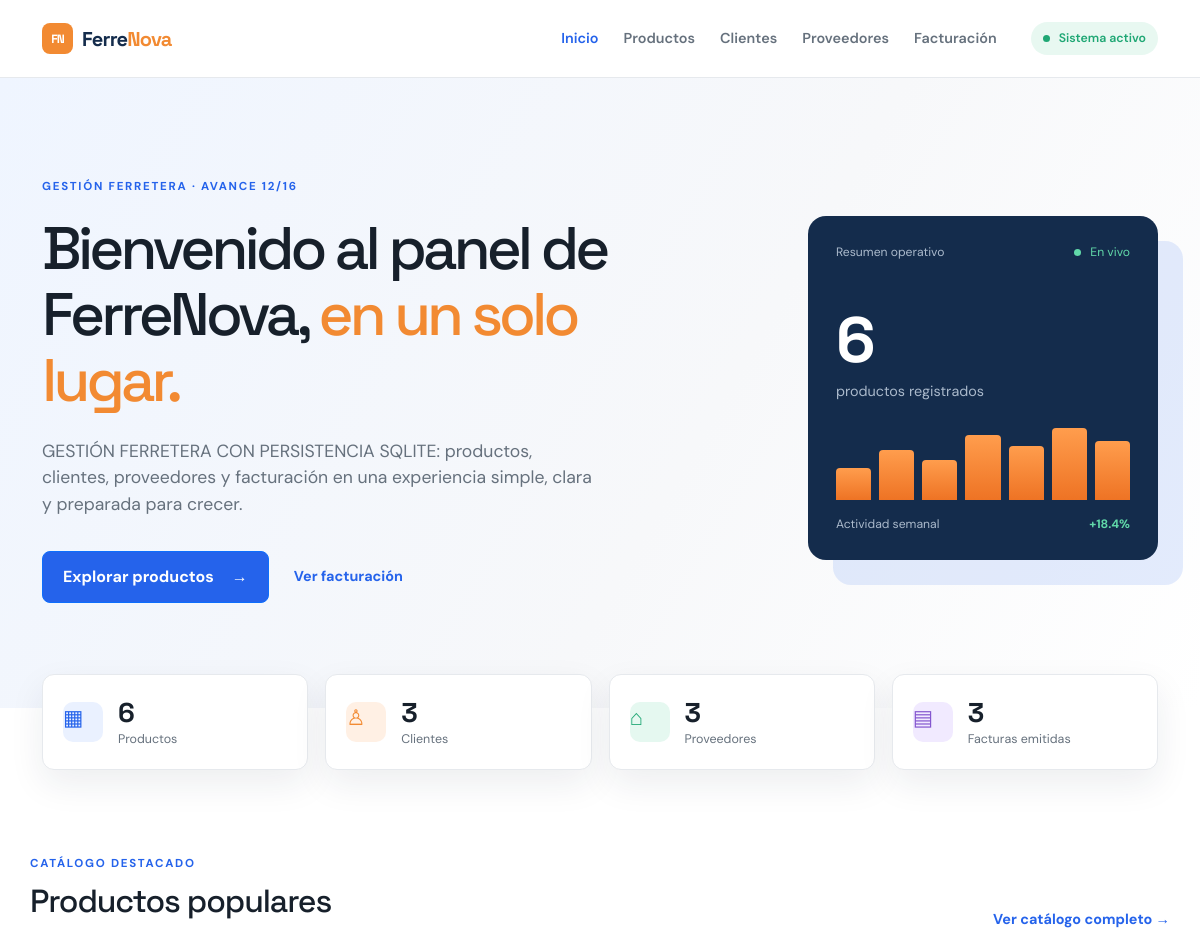
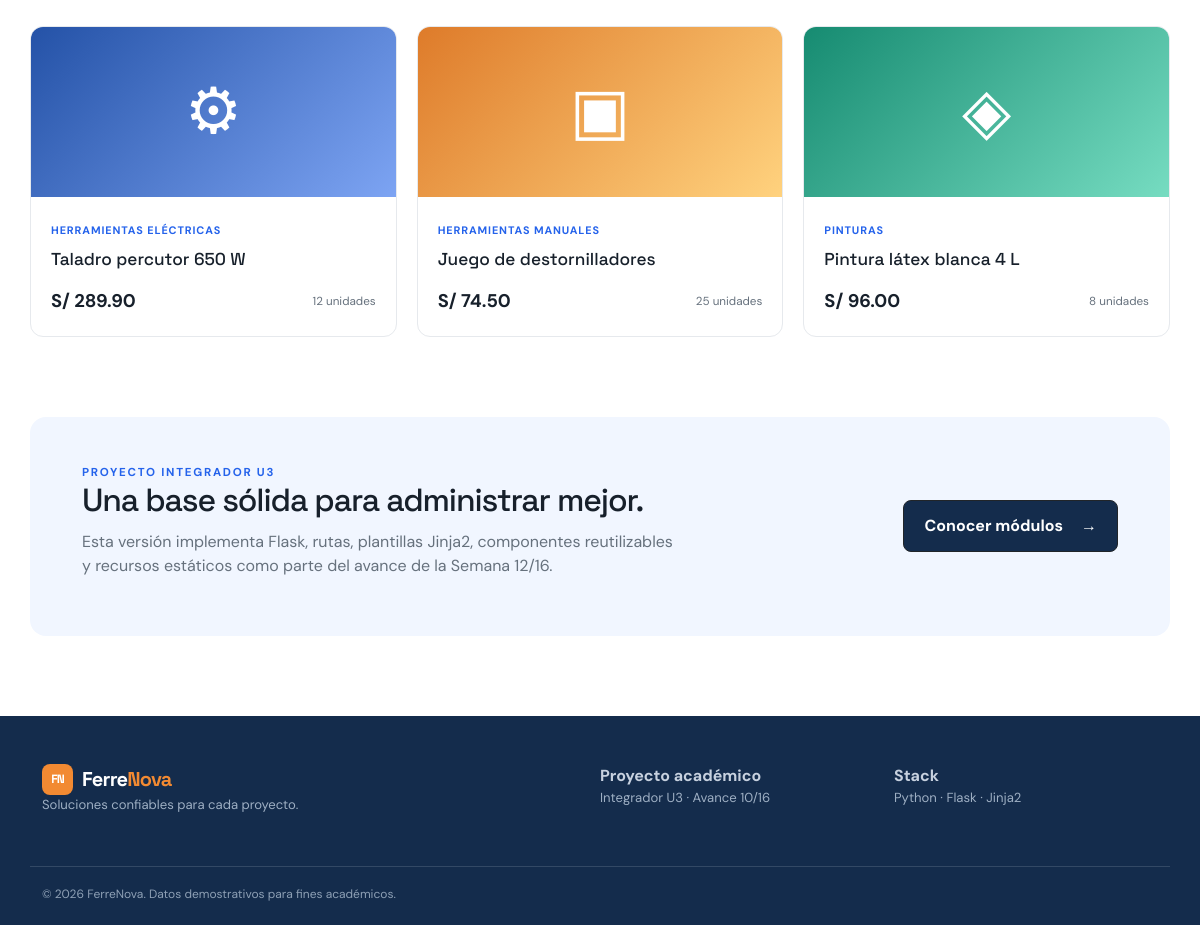
The page / on the database its author committed (2 pictures, top to bottom).
### tables this page shows
CREATE TABLE productos (
            id INTEGER PRIMARY KEY AUTOINCREMENT,
            codigo TEXT NOT NULL,
            nombre TEXT NOT NULL,
            categoria TEXT NOT NULL,
            precio REAL NOT NULL,
            stock INTEGER NOT NULL,
            estado TEXT NOT NULL
        );

### app.py (the view)
@app.route("/")
def inicio():
    conn = get_db_connection()
    total_productos = conn.execute('SELECT COUNT(*) FROM productos').fetchone()[0]
    productos_recientes = conn.execute('SELECT * FROM productos LIMIT 3').fetchall()
    conn.close()
    resumen = {
        "productos": total_productos,
        "clientes": len(CLIENTES),
        "proveedores": len(PROVEEDORES),
        "facturas": len(FACTURAS)
    }
    mensaje = "Bienvenido al panel de FerreNova"
    return render_template(
        "index.html",
        resumen=resumen,
        productos=productos_recientes,
        mensaje=mensaje,
        sistema=SISTEMA,
    )

### app.py (called while the page is built)
def get_db_connection():
    conn = sqlite3.connect(DATABASE)
    conn.row_factory = sqlite3.Row  # Permite acceder a las columnas por nombre
    return conn

@app.context_processor
def inject_globals():
    return {"empresa": "FerreNova", "anio": 2026}

### templates/index.html (shortened to what this page needs)
{% extends 'base.html' %}
{% block content %}
<section class="hero"><div class="container hero-grid"><div><span class="eyebrow">GESTIÓN FERRETERA · AVANCE {{ sistema.avance }}</span><h1>{{ mensaje }}, <em>en un solo lugar.</em></h1><p class="hero-copy">{{ sistema.descripcion|upper }}: productos, clientes, proveedores y facturación en una experiencia simple, clara y preparada para crecer.</p><div class="hero-actions"><a class="btn btn-primary" href="{{ url_for('productos') }}">Explorar productos <span>→</span></a><a class="text-link" href="{{ url_for('facturacion') }}">Ver facturación</a></div></div><div class="hero-card"><div class="hero-card-top"><span>Resumen operativo</span><span class="live-label"><span class="status-dot"></span> En vivo</span></div><div class="hero-card-number">{{ resumen.productos }}</div><div class="hero-card-label">productos registrados</div><div class="mini-bars"><i style="height:45%"></i><i style="height:70%"></i><i style="height:55%"></i><i style="height:90%"></i><i style="height:75%"></i><i style="height:100%"></i><i style="height:82%"></i></div><div class="hero-card-foot"><span>Actividad semanal</span><strong>+18.4%</strong></div></div></div></section>
<section class="container stats-grid"><div class="stat-card"><span class="stat-icon blue">▦</span><div><strong>{{ resumen.productos }}</strong><span>Productos</span></div></div><div class="stat-card"><span class="stat-icon orange">♙</span><div><strong>{{ resumen.clientes }}</strong><span>Clientes</span></div></div><div class="stat-card"><span class="stat-icon green">⌂</span><div><strong>{{ resumen.proveedores }}</strong><span>Proveedores</span></div></div><div class="stat-card"><span class="stat-icon purple">▤</span><div><strong>{{ resumen.facturas }}</strong><span>Facturas emitidas</span></div></div></section>
<section class="container section"><div class="section-heading"><div><span class="eyebrow">CATÁLOGO DESTACADO</span><h2>Productos populares</h2></div><a class="text-link" href="{{ url_for('productos') }}">Ver catálogo completo →</a></div><div class="product-grid">{% for producto in productos %}<article class="product-card"><div class="product-art art-{{ loop.index }}"><span>{{ ['⚙','▣','◈'][loop.index0] }}</span></div><div class="product-info"><span class="tag">{{ producto.categoria }}</span><h3>{{ producto.nombre }}</h3><div class="product-bottom"><strong>S/ {{ '%.2f'|format(producto.precio) }}</strong><span class="stock">{{ producto.stock }} unidades</span></div></div></article>{% endfor %}</div></section>
<section class="container callout"><div><span class="eyebrow">PROYECTO INTEGRADOR U3</span><h2>Una base sólida para administrar mejor.</h2><p>Esta versión implementa Flask, rutas, plantillas Jinja2, componentes reutilizables y recursos estáticos como parte del avance de la Semana {{ sistema.avance|lower }}.</p></div><a class="btn btn-dark" href="{{ url_for('clientes') }}">Conocer módulos <span>→</span></a></section>
{% endblock %}

### static/css/style.css (style rules this page uses)
:root { --ink:#17202b;--muted:#66717d;--line:#e6e9ed;--paper:#f7f8fa;--blue:#2563eb;--navy:#142c4c;--orange:#f28a32;--green:#1fa774;--shadow:0 14px 35px rgba(21,38,58,.08) }
* { box-sizing:border-box }
body { margin:0;color:var(--ink);background:#fff;font-family:'DM Sans',sans-serif;line-height:1.5 }
h1,h2,h3 { font-family:'Space Grotesk',sans-serif;margin:0 0 12px;line-height:1.1 }
h1 { font-size:clamp(2.7rem,5vw,4.7rem);letter-spacing:-.065em }
h2 { font-size:2rem;letter-spacing:-.035em }
h3 { font-size:1.08rem }
.container { width:min(1160px,calc(100% - 44px));margin-inline:auto }
.status-dot { display:inline-block;width:7px;height:7px;border-radius:50%;background:currentColor;margin-right:6px }
.hero { background:linear-gradient(120deg,#eff5ff 0%,#f7f8fa 58%,#fff 100%);padding:95px 0 105px;overflow:hidden }
.hero-grid { display:grid;grid-template-columns:1.1fr .8fr;align-items:center;gap:80px }
.eyebrow { color:var(--blue);font-size:.72rem;letter-spacing:.15em;font-weight:700 }
.hero h1 { max-width:720px;margin:19px 0 24px }
.hero h1 em { color:var(--orange);font-style:normal }
.hero-copy { color:var(--muted);font-size:1.1rem;max-width:550px }
.hero-actions { display:flex;align-items:center;gap:25px;margin-top:34px }
.btn { display:inline-flex;gap:18px;align-items:center;padding:13px 20px;border-radius:8px;text-decoration:none;font-weight:700;transition:transform .2s,box-shadow .2s }
.btn-primary { background:var(--blue);color:#fff }
.btn-dark { background:var(--navy);color:#fff }
.text-link { font-weight:700;color:var(--blue);text-decoration:none;font-size:.9rem }
.hero-card { background:var(--navy);color:#fff;border-radius:18px;padding:27px 28px;box-shadow:25px 25px 0 rgba(37,99,235,.12);max-width:350px;justify-self:end;width:100% }
.hero-card-top,.hero-card-foot { display:flex;justify-content:space-between;align-items:center;color:#aab9cb;font-size:.76rem }
.live-label { color:#61d9a9 }
.hero-card-number { font:700 4rem 'Space Grotesk';margin-top:38px;letter-spacing:-.08em }
.hero-card-label { color:#aab9cb;font-size:.9rem }
.mini-bars { height:72px;display:flex;align-items:end;gap:8px;margin:25px 0 15px }
.mini-bars i { display:block;flex:1;background:linear-gradient(180deg,#ff9d4d,#ee7324);border-radius:4px 4px 0 0 }
.hero-card-foot strong { color:#61d9a9 }
.stats-grid { display:grid;grid-template-columns:repeat(4,1fr);gap:17px;margin-top:-34px;position:relative }
.stat-card { background:#fff;border:1px solid var(--line);border-radius:12px;padding:20px;display:flex;align-items:center;gap:15px;box-shadow:var(--shadow) }
.stat-card strong,.stat-card span { display:block }
.stat-card strong { font:700 1.7rem 'Space Grotesk' }
.stat-card div span { color:var(--muted);font-size:.78rem }
.stat-icon { width:40px;height:40px;display:grid;place-items:center;border-radius:10px;font-size:1.35rem }
.blue { background:#eaf1ff;color:var(--blue) }
.orange { background:#fff0e4;color:var(--orange) }
.green { background:#e5f8f0;color:var(--green) }
.purple { background:#f1eaff;color:#8456cf }
.section { padding:80px 0 }
.section-heading,.toolbar { display:flex;align-items:end;justify-content:space-between;gap:20px;margin-bottom:28px }
.section-heading h2 { margin-top:10px }
.product-grid { display:grid;grid-template-columns:repeat(3,1fr);gap:20px }
.product-card { border:1px solid var(--line);border-radius:13px;overflow:hidden;transition:.25s }
.product-art { height:170px;display:grid;place-items:center;font-size:4rem;color:#fff }
.art-1 { background:linear-gradient(135deg,#2452a7,#7da4f3) }
.art-2 { background:linear-gradient(135deg,#de7b2a,#ffd27e) }
.art-3 { background:linear-gradient(135deg,#168b71,#76dcc1) }
.product-info { padding:20px }
.tag { font-size:.68rem;color:var(--blue);font-weight:700;text-transform:uppercase;letter-spacing:.08em }
.product-info h3 { margin:9px 0 19px }
.product-bottom { display:flex;align-items:center;justify-content:space-between }
.product-bottom strong { font-size:1.15rem }
.stock { font-size:.73rem;color:var(--muted) }
.callout { background:#f1f6ff;border-radius:16px;margin-bottom:80px;padding:42px 52px;display:flex;justify-content:space-between;align-items:center;gap:35px }
.callout p { color:var(--muted);max-width:600px }

### rows shown on the page
productos: index0 "⚙", categoria "HERRAMIENTAS ELÉCTRICAS", nombre "Taladro percutor 650 W", precio "289.90", stock "12"
productos: index0 "▣", categoria "HERRAMIENTAS MANUALES", nombre "Juego de destornilladores", precio "74.50", stock "25"
productos: index0 "◈", categoria "PINTURAS", nombre "Pintura látex blanca 4 L", precio "96.00", stock "8"

### other values the page prints
{{ sistema.avance }} "12/16"
{{ mensaje }} "Bienvenido al panel de FerreNova"
{{ sistema.descripcion|upper }} "GESTIÓN FERRETERA CON PERSISTENCIA SQLITE"
{{ resumen.productos }} "6"
{{ resumen.clientes }} "3"
{{ resumen.proveedores }} "3"
{{ resumen.facturas }} "3"
{{ sistema.avance|lower }} "12/16"
{{ anio }} "2026"
{{ empresa }} "FerreNova"
